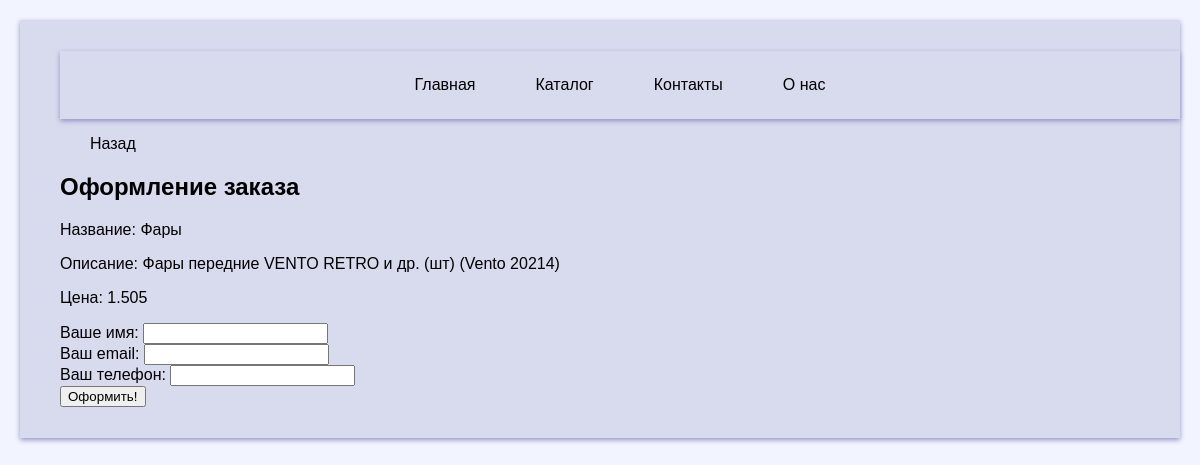
/add/4, run on the app's committed database.
### tables this page shows
CREATE TABLE 'avto' (
	'id'	INTEGER UNIQUE,
	'name'	TEXT,
	'specifications'	TEXT,
	'mane'	INTEGER,
	PRIMARY KEY('id' AUTOINCREMENT)
);

### Main.py (the view, shortened to what this page needs)
@app.route("/add/<id>" , methods=['post', 'get'])
def Add(id):
    coon = sqlite3.connect("database.db")
    tovar = coon.execute('select * from avto WHERE id = ' + id).fetchall()
    coon.close()
    return render_template("form.html",tovar = tovar )

### Templates/form.html (shortened to what this page needs)
<!DOCTYPE html>
<html lang="en">
<head>
  <nav>
    <ul>
</head>
<body>
    <nav>
        <div class="nav-container">
            <a href="/" class="nav-link">Главная</a>
            <a href="/catalog" class="nav-link">Каталог</a>
            <a href="/contacts" class="nav-link">Контакты</a>
            <a href="/about" class="nav-link">О нас</a>
        </div>
    </nav>
{% extends 'base.html' %}
{% block content %}
<link rel="stylesheet" href="{{ url_for('static', filename='main.css') }}">
<p><a href="/catalog" class="nav-link">Назад</a></p>
<h1>Оформление заказа</h1>
{% for i in tovar %}
    <p>Название: {{i[1]}}</p>
    <p>Описание: {{i[2]}}</p>
    <p>Цена: {{i[3]}}</p>
    <form action="" method="post" class="form-example">
    <div class="form-example">
        <label for="name">Ваше имя: </label>
        <input type="text" name="name" id="name" required />
    </div>
    <div class="form-example">
        <label for="email">Ваш email: </label>
        <input type="email" name="email" id="email" required />
    </div>
    <div class="form-example">
        <label for="number">Ваш телефон: </label>
        <input type="number" name="number" id="number" required />
    </div>
    <div class="form-example">
        <input type="submit" value="Оформить!" />
    </div>
    </form>
{% endfor %}
{% endblock%}

### Static/main.css (style rules this page uses)
body { background-color: rgb(242, 244, 255); font-family: Palatino Linotype, Book Antiqua, Palatino, serif }
body { font-family: Arial, sans-serif; max-width: 1200px; margin: 0 auto; padding: 20px; }

### Templates/form.html (style rules this page uses)
nav { background-color: #d8daee; padding: 15px 0; width: 100%; box-shadow: 0 2px 5px rgb(148, 147, 197); }
.nav-container { max-width: 1200px; margin: 0 auto; display: flex; justify-content: center; }
.nav-link { color: rgb(0, 0, 0); text-decoration: none; padding: 10px 20px; margin: 0 10px; border-radius: 4px; transition: background-color 0.3s; }

### Templates/base.html (style rules this page uses)
body { background:rgb(255, 255, 255); }

### data on the page
avto: name "Фары", specifications "Фары передние VENTO RETRO и др. (шт) (Vento 20214)", mane "1.505"
